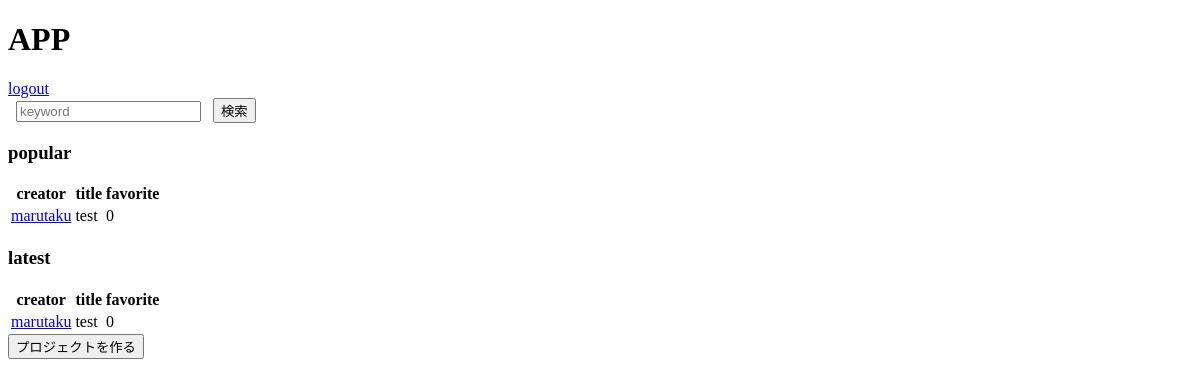
Page /top (signed in) on the earlier database version.
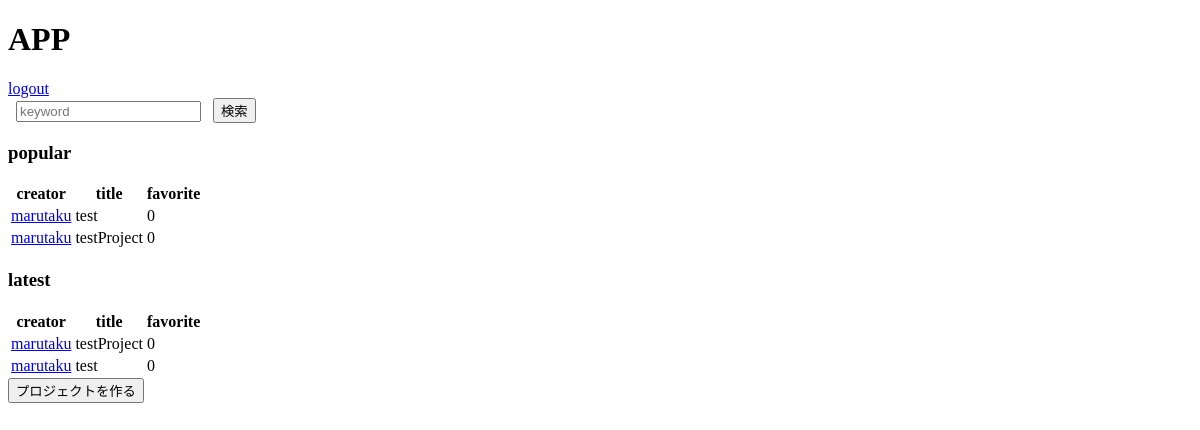
Same page on the later database version.
### lib/models.py (models this page shows)
class HyperLapse (db.Model):
    __tablename__ = 'hyperlapse'
    id = db.Column(db.Integer, primary_key=True)
    name = db.Column(db.String)
    start_latlng1 = db.Column(db.Float)
    start_latlng2 = db.Column(db.Float)
    end_latlng1 = db.Column(db.Float)
    end_latlng2 = db.Column(db.Float)
    viewpoint_latlng1 = db.Column(db.Float)
    viewpoint_latlng2 = db.Column(db.Float)
    creator = db.Column(db.ForeignKey('user.name', onupdate='CASCADE', ondelete='CASCADE'))
    fav = db.Column(db.Integer, default=0)
    created_at = db.Column(db.DateTime,  default=db.func.now())
    def __repr__(self):
        return '<HyperLapse id={id} name={name}>'.format(
            id=self.id, name=self.name)

### lib/view.py (the view)
@app.route('/top', methods=['GET'])
@login_required
def top():
    late_project = HyperLapse.query.order_by(HyperLapse.created_at.desc())[:5]
    popular_project = HyperLapse.query.order_by(HyperLapse.fav.desc())[:5]
    context = {'latest': late_project, 'popular': popular_project}
    print(context['latest'])
    return render_template('top.html', latest=late_project, popular=popular_project)

### lib/view.py (called while the page is built)
def login_required(f):
    @wraps(f)
    def decorated_function(*args, **kwargs):
        if g.user is None:
            return redirect(url_for('login', next=request.url))
        return f(*args, **kwargs)
    return decorated_function

@app.before_request
def before_request():
    g.user = session.get('id')

### src/template/top.html (shortened to what this page needs)
{% extends "layout.html" %}
{% block body %}
<form action="{{url_for('keyword')}}" method="get">
  <input type="search" name="search" placeholder="keyword">
  <input type="submit" name="submit" value="検索">
</form>
<h3>popular</h3>
{% if popular %}
<table>
    <thead>
    <tr>
        <th>creator</th>
        <th>title</th>
        <th>favorite</th>
    </tr>
    </thead>
    <tbody>
    {% for project in popular %}
    <tr>
        <td>
            <a href="{{url_for('user_detail', user_name=project.creator)}}">
            {{ project.creator }}
            </a>
        </td>
        <td>
            {{ project.name }}
        </td>
        <td>
            {{ project.fav }}
        </td>
    </tr>
    {% endfor %}
    </tbody>
</table>
{% else %}
<h4>No project are available</h4>
{% endif %}
<h3>latest</h3>
{% if latest %}
<table>
    <thead>
    <tr>
        <th>creator</th>
        <th>title</th>
        <th>favorite</th>
    </tr>
    </thead>
    <tbody>
    {% for project in latest %}
    <tr>
        <td>
            <a href="{{url_for('user_detail', user_name=project.creator)}}">
                {{ project.creator }}
            </a>
        </td>
        <td>
            {{ project.name }}
        </td>
        <td>
            {{ project.fav }}
        </td>
    </tr>
    {% endfor %}
    </tbody>
</table>
{% else %}
<h4>No project are available</h4>
{% endif %}
<button onclick="redirectCreatePage()">プロジェクトを作る</button>
{% endblock %}

### src/template/layout.html (shortened to what this page needs)
<!doctype html>
<body>
<div class=page>
  <h1>APP</h1>
  {% if session.id %}
  <a href="{{ url_for('logout') }}">logout</a>
  {% endif %}
  {% block body %}{% endblock %}
</div>

Differences in the rows shown:
added HyperLapse: creator "marutaku", name "testProject", fav "0"
